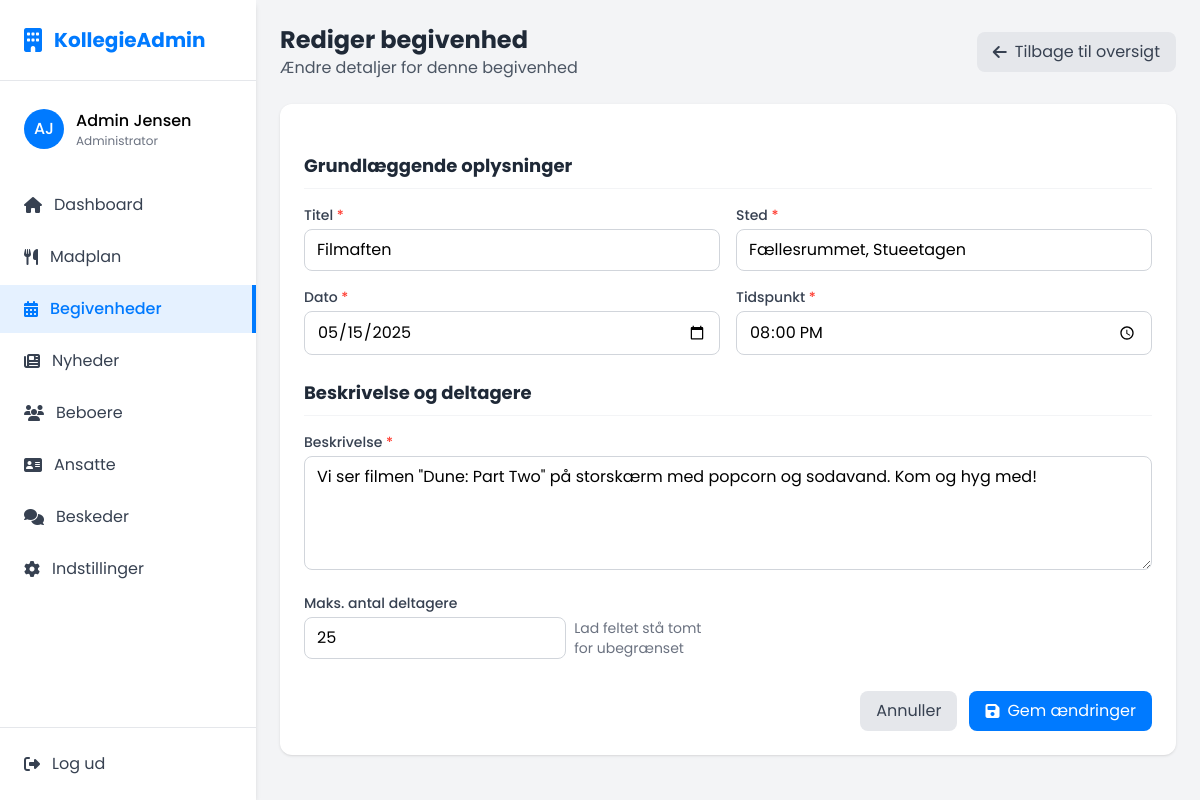
The app's page /events/edit-event.php?id=1 (signed in) with its own data.
### tables this page shows
CREATE TABLE events (
    id INT AUTO_INCREMENT PRIMARY KEY,
    title VARCHAR(100) NOT NULL,
    description TEXT,
    date DATE NOT NULL,
    time TIME NOT NULL,
    location VARCHAR(100) NOT NULL,
    max_participants INT DEFAULT NULL,
    created_by INT NOT NULL,
    created_at TIMESTAMP DEFAULT CURRENT_TIMESTAMP,
    updated_at TIMESTAMP DEFAULT CURRENT_TIMESTAMP ON UPDATE CURRENT_TIMESTAMP,
    FOREIGN KEY (created_by) REFERENCES users(id)
);

### events/edit-event.php (the view, shortened to what this page needs)
<?php
include '../database/db_conn.php';
include '../components/header.php';
$event_id = isset($_GET['id']) ? (int)$_GET['id'] : null;
$event = null;
if (isset($conn)) {
    $stmt = $conn->prepare("SELECT * FROM events WHERE id = ?");
    $stmt->bind_param("i", $event_id);
    $stmt->execute();
    $result = $stmt->get_result();
    if ($result->num_rows > 0) {
        $event = $result->fetch_assoc();
    } else {
        $_SESSION['error_message'] = "Begivenheden blev ikke fundet";
        header("Location: ./");
        exit();
    }
}
?>
<body class="font-poppins bg-gray-100 min-h-screen flex flex-col">
    <div class="flex flex-grow">
        <?php include '../components/sidebar.php'; ?>
        <main class="flex-grow">
            <div class="p-3 sm:p-6">
                <div class="mb-4 sm:mb-6 flex justify-between items-center">
                    <div>
                        <h1 class="text-xl sm:text-2xl font-bold text-gray-800">Rediger begivenhed</h1>
                        <p class="text-sm sm:text-base text-gray-600">Ændre detaljer for denne begivenhed</p>
                    </div>
                    <a href="./" class="bg-gray-200 hover:bg-gray-300 text-gray-700 px-3 py-2 sm:px-4 sm:py-2 rounded-lg text-sm sm:text-base transition-colors flex items-center gap-2">
                        <i class="fas fa-arrow-left"></i>
                        <span>Tilbage til oversigt</span>
                    </a>
                </div>
                <div class="bg-white rounded-xl shadow p-4 sm:p-6 animate-fade-in">
                    <form id="edit-event-form" action="save-event.php" method="POST" class="space-y-6">
                        <div>
                            <h2 class="text-lg font-bold text-gray-800 mb-4 pb-2 border-b border-gray-100">Grundlæggende oplysninger</h2>
                            <div class="grid grid-cols-1 md:grid-cols-2 gap-4">
                                <div>
                                    <label for="title" class="block text-sm font-medium text-gray-700 mb-1">Titel <span class="text-danger">*</span></label>
                                    <input type="text" id="title" name="title" required
                                        class="w-full border border-gray-300 rounded-lg px-3 py-2 focus:outline-none focus:ring-2 focus:ring-primary/50"
                                        value="<?php echo htmlspecialchars($event['title']); ?>">
                                </div>
                                <div>
                                    <label for="location" class="block text-sm font-medium text-gray-700 mb-1">Sted <span class="text-danger">*</span></label>
                                    <input type="text" id="location" name="location" required
                                        class="w-full border border-gray-300 rounded-lg px-3 py-2 focus:outline-none focus:ring-2 focus:ring-primary/50"
                                        value="<?php echo htmlspecialchars($event['location']); ?>">
                                </div>
                                <div>
                                    <label for="date" class="block text-sm font-medium text-gray-700 mb-1">Dato <span class="text-danger">*</span></label>
                                    <input type="date" id="date" name="date" required
                                        class="w-full border border-gray-300 rounded-lg px-3 py-2 focus:outline-none focus:ring-2 focus:ring-primary/50"
                                        value="<?php echo $event['date']; ?>">
                                </div>
                                <div>
                                    <label for="time" class="block text-sm font-medium text-gray-700 mb-1">Tidspunkt <span class="text-danger">*</span></label>
                                    <input type="time" id="time" name="time" required
                                        class="w-full border border-gray-300 rounded-lg px-3 py-2 focus:outline-none focus:ring-2 focus:ring-primary/50"
                                        value="<?php echo substr($event['time'], 0, 5); ?>">
                                </div>
                            </div>
                        </div>
                        <div>
                            <h2 class="text-lg font-bold text-gray-800 mb-4 pb-2 border-b border-gray-100">Beskrivelse og deltagere</h2>
                            <div class="grid grid-cols-1 md:grid-cols-2 gap-4">
                                <div class="md:col-span-2">
                                    <label for="description" class="block text-sm font-medium text-gray-700 mb-1">Beskrivelse <span class="text-danger">*</span></label>
                                    <textarea id="description" name="description" rows="4" required
                                        class="w-full border border-gray-300 rounded-lg px-3 py-2 focus:outline-none focus:ring-2 focus:ring-primary/50"><?php echo htmlspecialchars($event['description']); ?></textarea>
                                </div>
                                <div>
                                    <label for="max_participants" class="block text-sm font-medium text-gray-700 mb-1">Maks. antal deltagere</label>
                                    <div class="flex items-center">
                                        <input type="number" id="max_participants" name="max_participants" min="0" step="1"
                                            class="w-full border border-gray-300 rounded-lg px-3 py-2 focus:outline-none focus:ring-2 focus:ring-primary/50"
                                            value="<?php echo $event['max_participants']; ?>">
                                        <span class="text-sm text-gray-500 ml-2">Lad feltet stå tomt for ubegrænset</span>
                                    </div>
                                </div>
                            </div>
                        </div>
                        <div class="flex justify-end gap-3 pt-2">
                            <a href="./" class="bg-gray-200 hover:bg-gray-300 text-gray-700 px-4 py-2 rounded-lg transition-colors">
                                Annuller
                            </a>
                            <button type="submit" class="bg-primary hover:bg-primary/90 text-white px-4 py-2 rounded-lg transition-colors flex items-center gap-2">
                                <i class="fas fa-save"></i>
                                <span>Gem ændringer</span>
                            </button>
                        </div>
                    </form>
                </div>
            </div>
        </main>
    </div>
</body>
</html>

### components/header.php (style rules this page uses)
.animate-fade-in { animation: fadeIn 0.3s ease-out forwards; }

### records on screen
events: title "Filmaften", location "Fællesrummet, Stueetagen", date "05/15/2025", time "20:00", description "Vi ser filmen \"Dune: Part Two\" på storskærm med popcorn og sodavand. Kom og hyg med!", max_participants "25"
